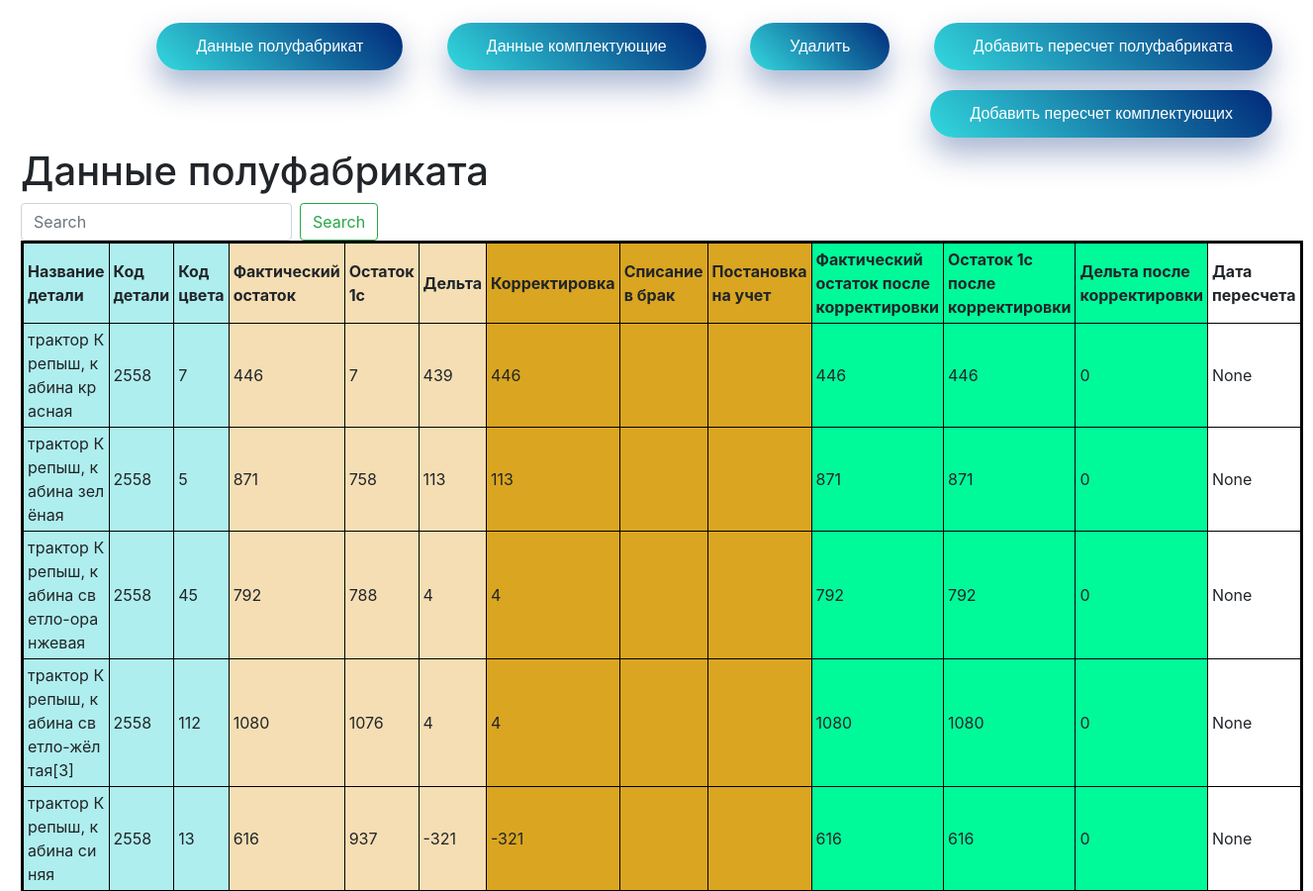
The app's page / (upper part), older data.
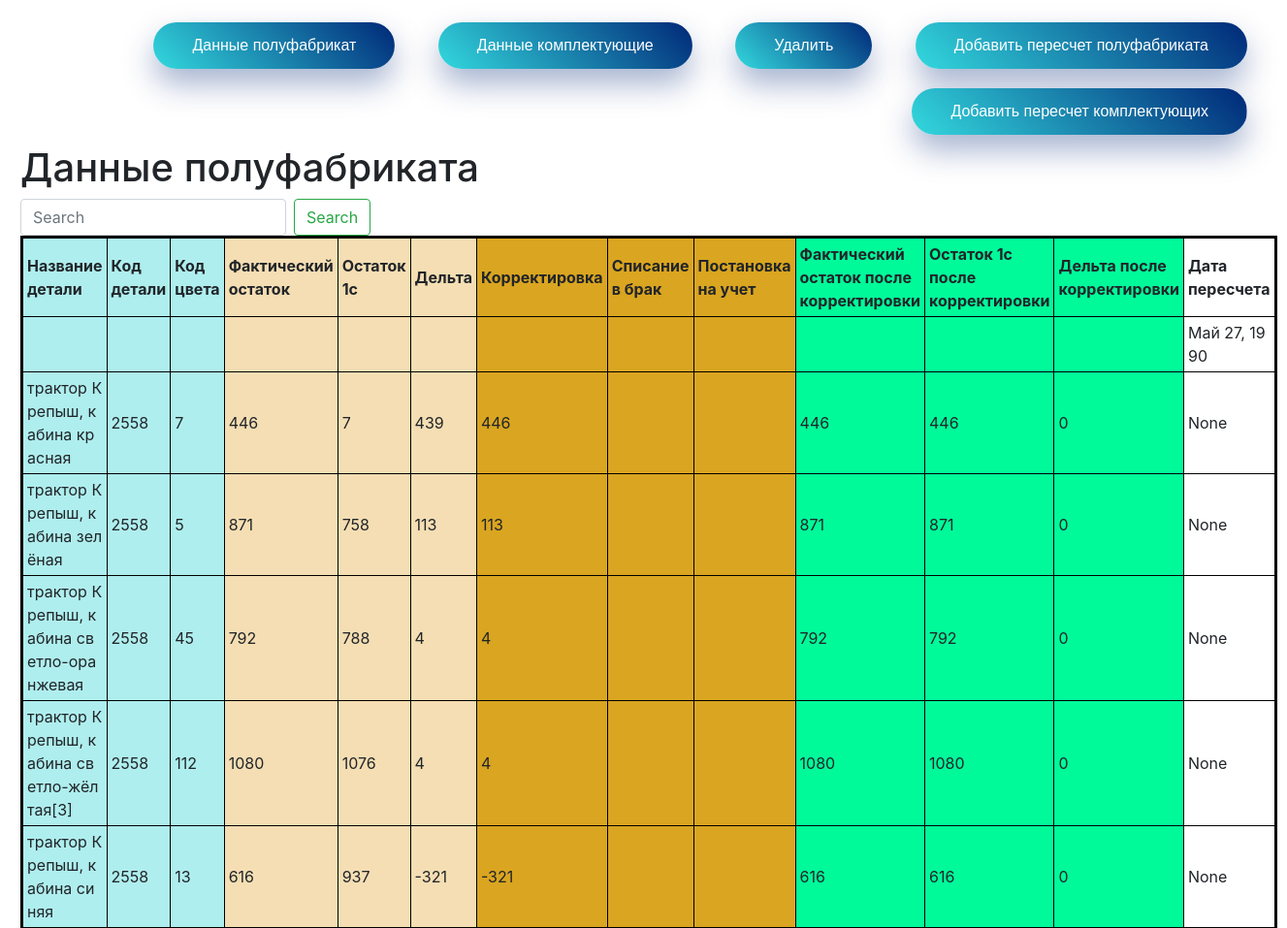
The same page, newer data.
### main/models.py (models this page shows, shortened)
class Task(models.Model):
    class Meta:
        verbose_name = "Данные полуфабриката"
        verbose_name_plural = "Данные полуфабриката"
        ordering = [
            '-release_date']
    details_name = models.CharField("Дельта", max_length=100, blank=True)
    code = models.CharField("Код детали", max_length=50, blank=True)
    color_code = models.CharField("Код цвета", max_length=50, blank=True)
    quantity_actual = models.CharField("Фактический остаток", max_length=50, blank=True)
    quantity_1c = models.CharField("Остаток 1с", max_length=50, blank=True)
    delta = models.CharField("Дельта", max_length=50, blank=True)
    adjustments = models.CharField("Корректировка", max_length=50, blank=True)
    adjustments_marriage = models.CharField("Списание в брак", max_length=50, blank=True)
    actual_registration = models.CharField("Постановка на учет", max_length=50, blank=True)
    after_adjustment_quantity_actual = models.CharField("Фактический остаток после корректировки",
                                                        max_length=50, blank=True)
    after_adjustment_quantity_1c = models.CharField("Остаток 1с после корректировки", max_length=50, blank=True)
    after_adjustment_delta = models.CharField("Дельта после корректировки", max_length=50, blank=True)
    release_date = models.DateField("Дата пересчета")

### main/views.py (the view)
# urls.py: path('', views.index, name='home'),
def index(request):
    tasks = Task.objects.all()
    return render(request, 'main/index.html', {'details_name': 'Главная страница сайта', 'tasks': tasks})

### main/templates/main/index.html (shortened to what this page needs)
<!doctype html>
<html lang="ru">
<head class="my-2 my-md-0 mr-md-3">
    <link rel="stylesheet" href="https://cdn.jsdelivr.net/npm/bootstrap@4.5.3/dist/css/bootstrap.min.css"
>
</head>
<body>
<div class="alert">
    <nav style="text-align:right">
        <a href="{% url 'home' %}" class="pressed-button">Данные полуфабрикат</a>
        <a href="{% url 'home_accessories' %}" class="pressed-button">Данные комплектующие</a>
        <a href="{% url 'about' %}" class="pressed-button">Удалить</a>
        <a href="{% url 'create' %}" class="pressed-button">Добавить пересчет полуфабриката</a>
        <a href="{% url 'create_accessories' %}" class="pressed-button">Добавить пересчет комплектующих</a>
        <h1 style="text-align:left">Данные полуфабриката</h1>
        <form style="align:right" class="form-inline mt-2 mt-md-0" action="{% url 'search' %}">
            <input class="form-control mr-sm-2" type="int" placeholder="Search" aria-label="Search" name="q">
            <button class="btn btn-outline-success my-2 my-sm-0" type="submit">Search</button>
        </form>
    </nav>
    <table width=200 border="3" cellpadding="4" cellspacing="0">
        <tr >
            <th bgcolor="#AFEEEE" width="500"> Название детали</th>
            <th bgcolor="#AFEEEE"> Код детали</th>
            <th bgcolor="#AFEEEE"> Код цвета</th>
            <th bgcolor="#F5DEB3"> Фактический остаток</th>
            <th bgcolor="#F5DEB3"> Остаток 1с</th>
            <th bgcolor="#F5DEB3"> Дельта</th>
            <th bgcolor="#DAA520"> Корректировка</th>
            <th bgcolor="#DAA520"> Списание в брак</th>
            <th bgcolor="#DAA520"> Постановка на учет</th>
            <th bgcolor="#00FA9A"> Фактический остаток после корректировки</th>
            <th bgcolor="#00FA9A"> Остаток 1с после корректировки</th>
            <th bgcolor="#00FA9A"> Дельта после корректировки</th>
            <th> Дата пересчета</th>
        </tr>
        {% for el in tasks %}
        <tr>
            <td bgcolor="#AFEEEE" style="width:200px;">{{ el.details_name }}</td>
            <td bgcolor="#AFEEEE">{{ el.code }}<br></td>
            <td bgcolor="#AFEEEE">{{ el.color_code }}</td>
            <td bgcolor="#F5DEB3">{{ el.quantity_actual }}</td>
            <td bgcolor="#F5DEB3">{{ el.quantity_1c }}</td>
            <td bgcolor="#F5DEB3">{{ el.delta }}</td>
            <td bgcolor="#DAA520">{{ el.adjustments }}</td>
            <td bgcolor="#DAA520">{{ el.adjustments_marriage }}</td>
            <td bgcolor="#DAA520">{{ el.actual_registration }}</td>
            <td bgcolor="#00FA9A">{{ el.after_adjustment_quantity_actual }}</td>
            <td bgcolor="#00FA9A">{{ el.after_adjustment_quantity_1c }}</td>
            <td bgcolor="#00FA9A">{{ el.after_adjustment_delta }}</td>
            <td>{{ el.release_date }}</td>
        </tr>
        {% endfor %}
    </table>
</div>
</body>
</html>

Row changes from the older to the newer data that the page shows:
added Task: release_date "Май 27, 1990"
